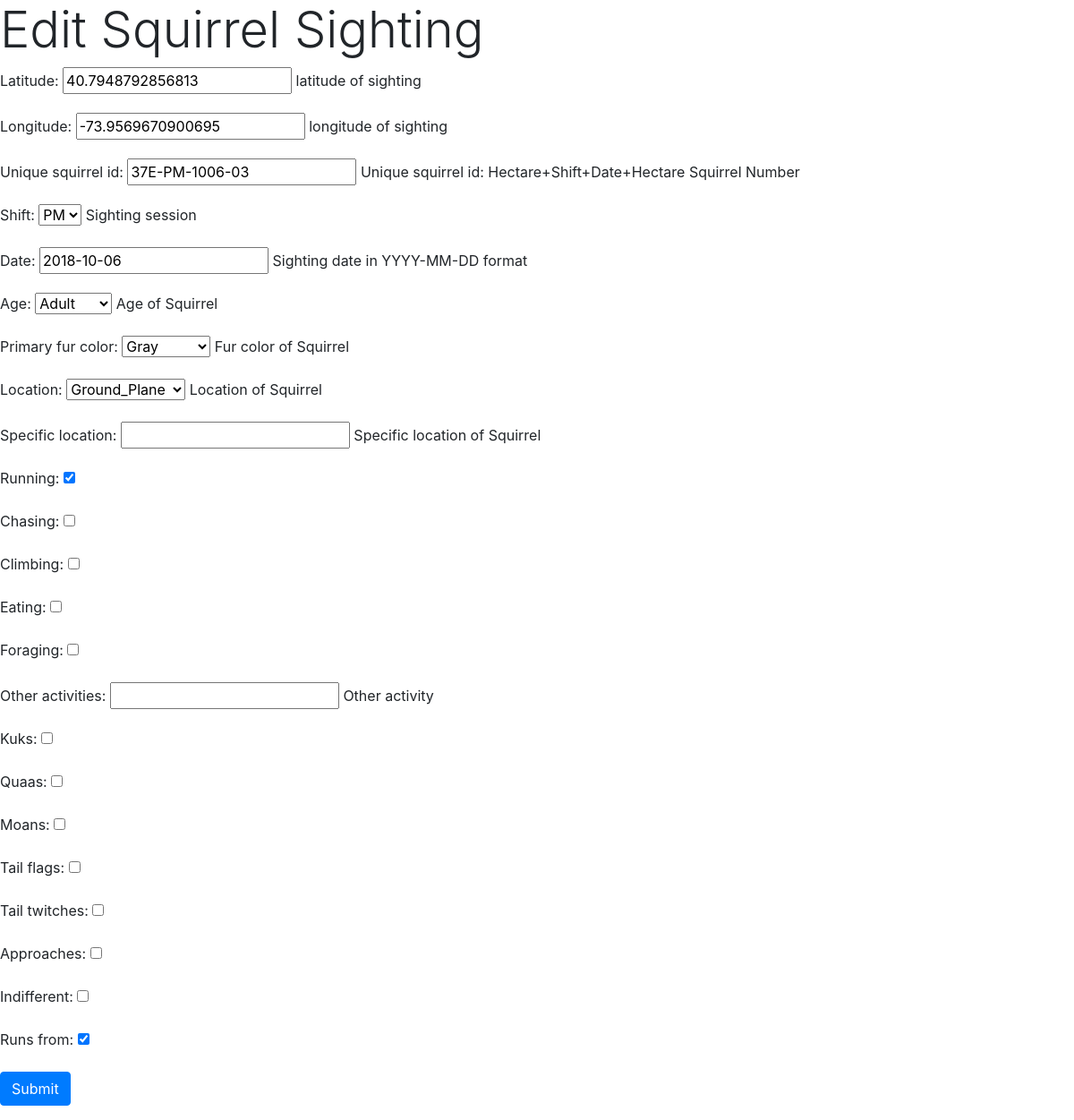
Before: /park/sightings/37E-PM-1006-03/ with the older database file.
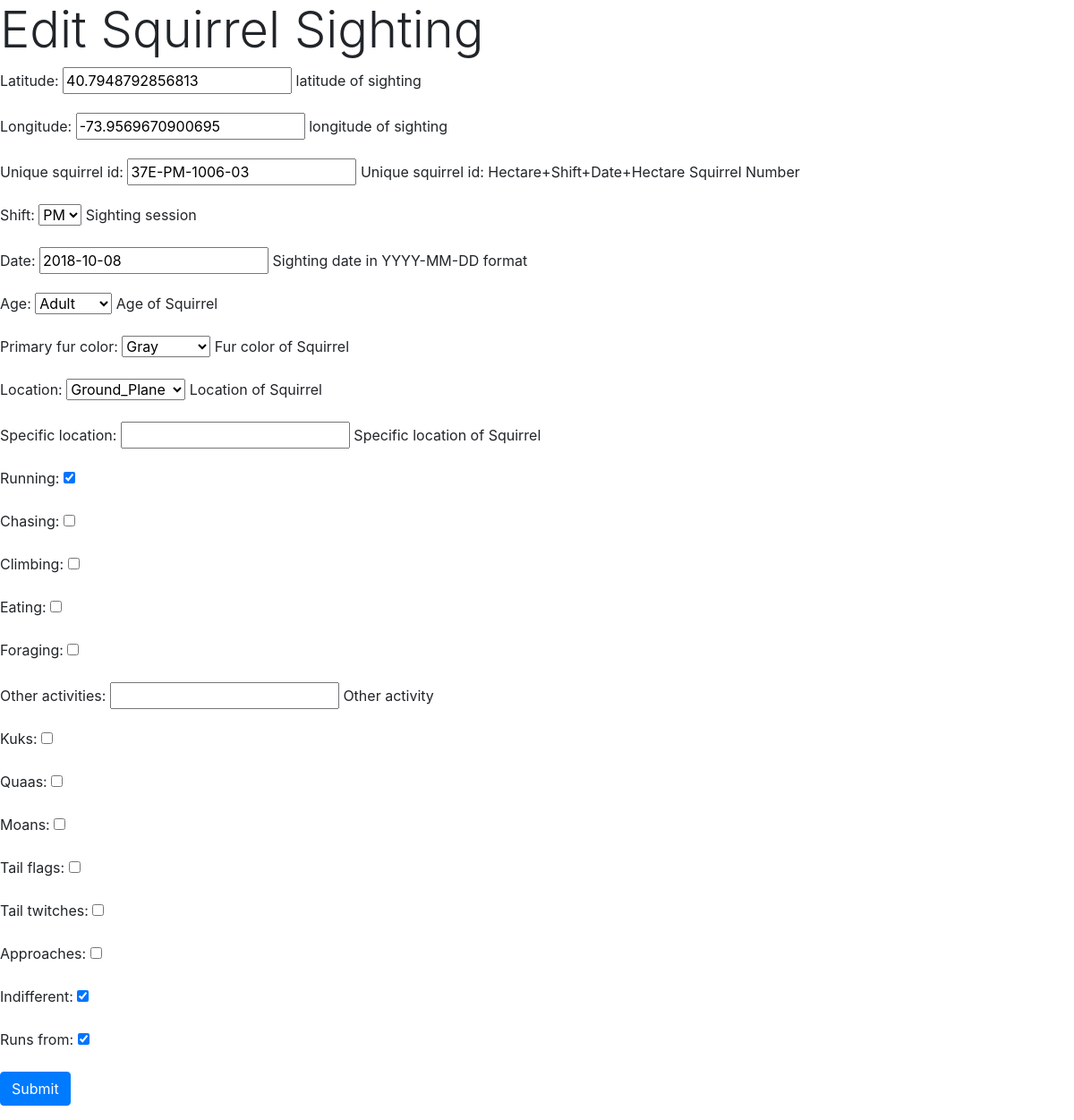
After: the same page with the newer database file.
### park/models.py (models this page shows)
class Squirrel(models.Model):
    Latitude = models.FloatField(
        help_text = _('latitude of sighting'),
    )
    Longitude = models.FloatField(
        help_text = _('longitude of sighting'),
    )
    unique_squirrel_id = models.CharField(
        primary_key=True,
        max_length=32,
        help_text=_("Unique squirrel id: Hectare+Shift+Date+Hectare Squirrel Number")
    )
    PM = 'pm'
    AM = 'am'
    Shift_CHOICES = (
        (PM, 'PM'),
        (AM, 'AM'),
    )
    Shift = models.CharField(
        max_length=2,
        choices=Shift_CHOICES,
        default=AM,
        help_text=_("Sighting session"),
    )
    Date = models.DateField(
        help_text = _("Sighting date in YYYY-MM-DD format"),
    )
    ADULT = 'adult'
    JUVENILE = 'juvenile'
    Age_CHOICES = (
        (ADULT, 'Adult'),
        (JUVENILE, 'Juvenile'),
        ('', ''),
    )
    Age = models.CharField(
        max_length=16,
        choices=Age_CHOICES,
        default=ADULT,
        help_text=_("Age of Squirrel"),
        null=True,
        blank=True,
    )
    GRAY="gray"
    BLACK="black"
    CINNAMON="cinnamon"
    FUR_CHOICES=(
        (GRAY,"Gray"),
        (BLACK,"Black"),
        (CINNAMON,"Cinnamon"),
        ('',''),
    )
    Primary_fur_color = models.CharField(
        max_length=16,
        choices=FUR_CHOICES,
        default=GRAY,
        help_text=_("Fur color of Squirrel"),
        null=True,
        blank=True,
    )
    GROUND_PLANE="ground_plane"
    ABOVE_GROUND="above_ground"
    LOC_CHOICES=(
        (GROUND_PLANE,"Ground_Plane"),
        (ABOVE_GROUND,"Above_Ground"),
        ('','')
    )
    Location = models.CharField(
        max_length=20,
        choices=LOC_CHOICES,
        default=GROUND_PLANE,
        help_text=_("Location of Squirrel"),
        null=True,
        blank=True,
    )
    Specific_location = models.CharField(
        max_length=20,
        help_text=_("Specific location of Squirrel"),
        null=True,
        blank=True,
    )
    Running = models.BooleanField(
        default=False,
    )
    Chasing = models.BooleanField(
        default=False,
    )
    Climbing = models.BooleanField(
        default=False,
    )
    Eating = models.BooleanField(
        default=False,
    )
    Foraging = models.BooleanField(
        default=False,
    )
    Other_activities = models.CharField(
        max_length=20,
        help_text=_("Other activity"),
        null=True,
        blank=True,
    )
    Kuks = models.BooleanField(
        default=False,
    )
    Quaas = models.BooleanField(
        default=False,
    )
    Moans = models.BooleanField(
        default=False,
    )
    Tail_flags = models.BooleanField(
        default=False,
    )
    Tail_twitches = models.BooleanField(
        default=False,
    )
    Approaches = models.BooleanField(
        default=False,
    )
    Indifferent = models.BooleanField(
        default=False,
    )
    Runs_from = models.BooleanField(
        default=False,
    )

### park/views.py (the view)
# urls.py: path('sightings/<str:pk>/',views.edit_squirrel,name='edit_squirrel'),
def edit_squirrel(request, pk):
    squirrel = get_object_or_404(Squirrel, pk=pk)
    if request.method == 'POST':
        form = SquirrelForm(request.POST, instance=squirrel)
        if form.is_valid():
            form.save()
            return redirect('park:all_squirrels')
    else:
        form = SquirrelForm(instance=squirrel)
    context = {
        'form':form,
    }
    return render(request, 'park/edit.html', context)

### park/forms.py
class SquirrelForm(ModelForm):
    class Meta:
        model = Squirrel
        fields = '__all__'

### park/templates/park/edit.html (shortened to what this page needs)
<!doctype>
<html>
	<head>
		<link rel="stylesheet" href="https://maxcdn.bootstrapcdn.com/bootstrap/4.0.0/css/bootstrap.min.css">
		</head>
	<body>
		<h1 class="display-4"> Edit Squirrel Sighting </h1>
		<form method="POST">
			{{ form.as_p }}
			<input type="submit" class="btn btn-primary" name="Submit" value="Submit">
		</form>
	</body>
</html>

Changed rows visible on the page:
changed Squirrel "37E-PM-1006-03": Date "2018-10-06" → "2018-10-08"; Indifferent "☐" → "☑"
